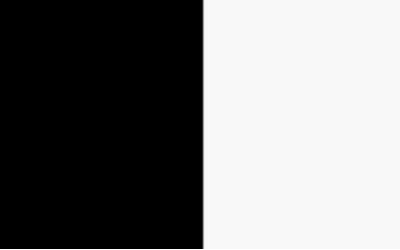
#> input picture photos/black-white01.png, 400 x 250 px, found by its file name
$ python bitwiseOperators.py
#> lines starting #> are read from the running program, lines starting #| are printed output that depends on the picture
import cv2
import numpy as np

image1 = cv2.imread("black-white01.png")
#> image1 is the input picture: shape (250, 400, 3); min 0, max 255, mean 122.5
image2 = cv2.imread("black-white02.png")
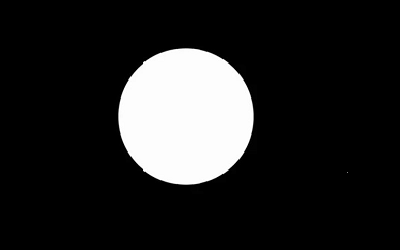
#> input picture photos/black-white02.png, 400 x 250 px, found by its file name
#> image2 is the input picture: shape (250, 400, 3); min 0, max 255, mean 36.9

bit_AND = cv2.bitwise_and(image1, image2)
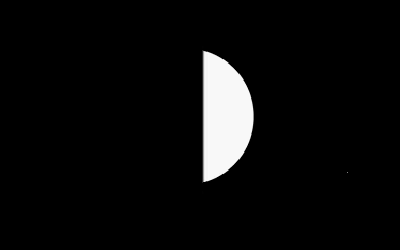
#> bit_AND: shape (250, 400, 3); min 0, max 249, mean 12.3
bit_OR = cv2.bitwise_or(image1, image2)
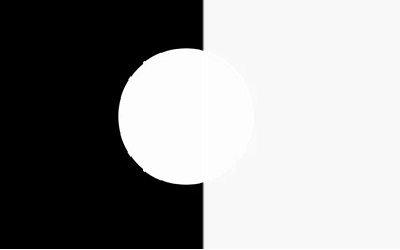
#> bit_OR: shape (250, 400, 3); min 0, max 255, mean 147.1
bit_XOR = cv2.bitwise_xor(image1, image2)
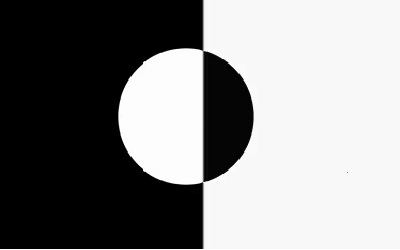
#> bit_XOR: shape (250, 400, 3); min 0, max 255, mean 134.9
bit_NOT1 = cv2.bitwise_not(image1)
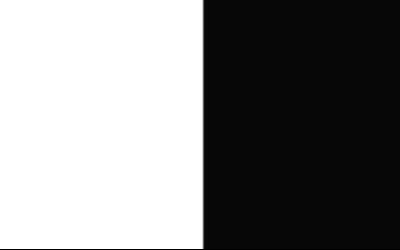
#> bit_NOT1: shape (250, 400, 3); min 0, max 255, mean 132.5
bit_NOT2 = cv2.bitwise_not(image2)
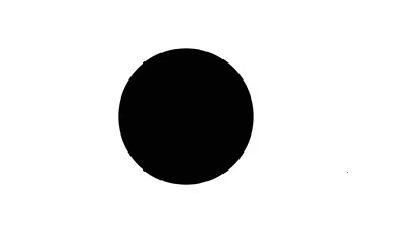
#> bit_NOT2: shape (250, 400, 3); min 0, max 255, mean 218.1
"""
cv2.imshow("black-white1", image1)
cv2.imshow("black-white2", image2)
"""
cv2.imshow("bit_AND", bit_AND)
cv2.imshow("bit_OR", bit_OR)
cv2.imshow("bit_XOR", bit_XOR)
cv2.imshow("bit_NOT1", bit_NOT1)
cv2.imshow("bit_NOT2", bit_NOT2)


cv2.waitKey(0)
cv2.destroyAllWindows()
